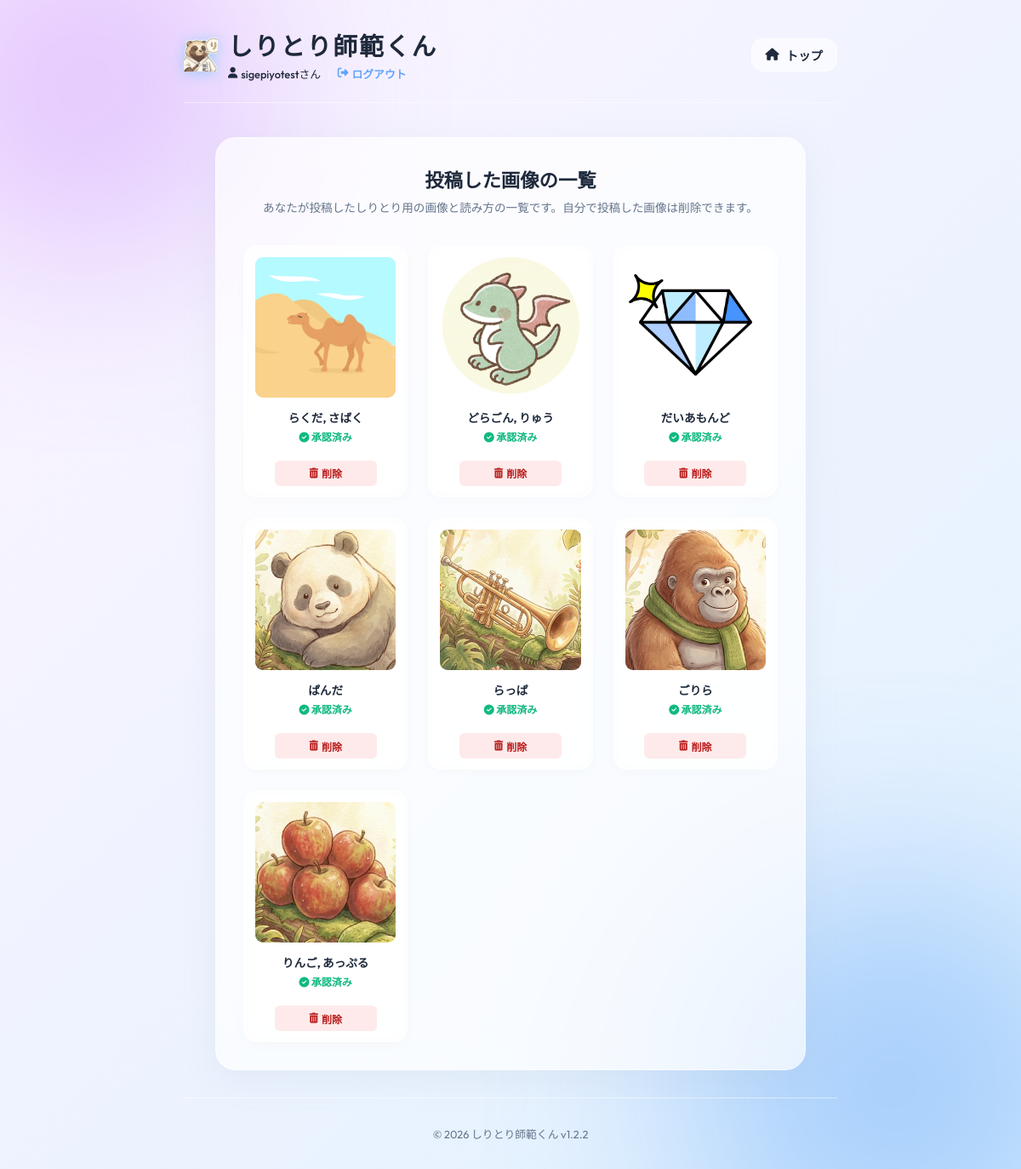
/shiritori/my-images/ (signed in), run on the app's committed database.
### shiritori_game/models.py (models this page shows, shortened)
class GameImage(models.Model):
    user = models.ForeignKey(
        User,
        on_delete=models.CASCADE,
        null=True,
        blank=True,
        related_name='uploaded_images',
        verbose_name='投稿ユーザー'
    )
    image = models.ImageField(
        upload_to='uploads/%Y/%m/%d/',
        verbose_name='画像ファイル'
    )
    is_approved = models.BooleanField(
        default=False,
        verbose_name='承認フラグ',
        help_text='管理者が承認するまでゲーム内には表示されません。'
    )
    created_at = models.DateTimeField(
        auto_now_add=True,
        verbose_name='登録日時'
    )
    updated_at = models.DateTimeField(
        auto_now=True,
        verbose_name='更新日時'
    )
    class Meta:
        verbose_name = 'ゲーム画像'
        verbose_name_plural = 'ゲーム画像一覧'
        ordering = ['-created_at']
    @property
    def readings_list(self):
        return [r.reading for r in self.readings.all()]

class ImageReading(models.Model):
    image = models.ForeignKey(
        GameImage,
        on_delete=models.CASCADE,
        related_name='readings',
        verbose_name='対象画像'
    )
    reading = models.CharField(
        max_length=100,
        validators=[hiragana_validator],
        verbose_name='読み方（ひらがな）',
        help_text='しりとり用の読み方をひらがなで入力してください（例: りんご）。'
    )
    created_at = models.DateTimeField(
        auto_now_add=True,
        verbose_name='登録日時'
    )
    class Meta:
        verbose_name = '画像の読み方'
        verbose_name_plural = '画像の読み方一覧'
        unique_together = ('image', 'reading')
        ordering = ['created_at']

### shiritori_game/views.py (the view)
# urls.py: path('my-images/', views.my_images, name='my_images'),
@login_required(login_url='shiritori_game:login')
def my_images(request):
    images = GameImage.objects.filter(user=request.user).prefetch_related('readings')
    return render(request, 'shiritori_game/my_images.html', {'images': images})

### shiritori_game/templates/shiritori_game/my_images.html (shortened to what this page needs)
{% load static %}
<!DOCTYPE html>
<html lang="ja">
<head>
    <link rel="stylesheet" href="https://cdnjs.cloudflare.com/ajax/libs/font-awesome/6.4.0/css/all.min.css">
    <link rel="stylesheet" href="{% static 'shiritori_game/css/style.css' %}">
</head>
<body>
    <div id="app-container" class="app-container" style="min-height: 100vh;">
        <div class="blob blob-1"></div>
        <div class="blob blob-2"></div>
        <header class="app-header">
            <div class="header-logo">
                <img src="{% static 'img/sihankun_100t.png' %}" alt="しりとり師範くんロゴ" class="logo-icon-img">
                <div class="logo-text-group">
                    <h1>しりとり師範くん</h1>
                    <div class="user-status">
                        {% if user.is_authenticated %}
                            <span class="user-name"><i class="fa-solid fa-user"></i> {{ user.username }}さん</span>
                            <span class="status-sep">|</span>
                            <a href="{% url 'shiritori_game:logout' %}" class="auth-link"><i class="fa-solid fa-right-from-bracket"></i> ログアウト</a>
                        {% endif %}
                    </div>
                </div>
            </div>
            <div>
                <a href="{% url 'shiritori_game:game_index' %}" class="btn btn-secondary" style="font-size: 0.9rem; padding: 0.5rem 1rem;"><i class="fa-solid fa-house"></i> トップ</a>
            </div>
        </header>
        <main class="game-main" style="margin-bottom: 2rem;">
            <div class="game-card menu-card" style="max-width: 100%; padding: 2rem;">
                <h2 style="font-size: 1.4rem; margin-bottom: 0.5rem; font-weight: 700; color: var(--text-primary);">
                    投稿した画像の一覧
                </h2>
                <p style="font-size: 0.85rem; color: var(--text-secondary); margin-bottom: 2rem; line-height: 1.6;">
                    あなたが投稿したしりとり用の画像と読み方の一覧です。自分で投稿した画像は削除できます。
                </p>
                {% if images %}
                    <div class="my-images-grid">
                        {% for img in images %}
                            <div class="my-image-item">
                                <img src="{{ img.image.url }}" alt="投稿画像">
                                <div class="my-image-info">
                                    <div class="my-image-readings" title="{{ img.readings_list|join:', ' }}">
                                        {{ img.readings_list|join:", " }}
                                    </div>
                                    <div class="my-image-status">
                                        {% if img.is_approved %}
                                            <span class="status-approved"><i class="fa-solid fa-circle-check"></i> 承認済み</span>
                                        {% else %}
                                            <span class="status-pending"><i class="fa-solid fa-circle-notch fa-spin"></i> 承認待ち</span>
                                        {% endif %}
                                    </div>
                                </div>
                                <form method="post" action="{% url 'shiritori_game:delete_image' img.id %}" onsubmit="return confirm('本当にこの画像を削除しますか？\n紐づいている読み方もすべて削除されます。');" style="width: 100%; display: flex; justify-content: center;">
                                    <button type="submit" class="btn btn-delete" style="padding: 0.4rem 0.8rem; font-size: 0.75rem; border-radius: 6px; cursor: pointer; display: flex; align-items: center; gap: 0.25rem; width: 100%; max-width: 120px; justify-content: center; border: none; font-weight: 600;">
                                        <i class="fa-solid fa-trash-can"></i> 削除
                                    </button>
                                </form>
                            </div>
                        {% endfor %}
                    </div>
                {% endif %}
            </div>
        </main>
        <footer class="app-footer">
            <p>&copy; 2026 しりとり師範くん <span id="app-version">v1.2.2</span></p>
        </footer>
    </div>
</body>
</html>

### data on the page
GameImage: image (picture), readings_list "らくだ, さばく", is_approved True (drawn)
GameImage: image (picture), readings_list "どらごん, りゅう", is_approved True (drawn)
GameImage: image (picture), readings_list "だいあもんど", is_approved True (drawn)
GameImage: image (picture), readings_list "ぱんだ", is_approved True (drawn)
GameImage: image (picture), readings_list "らっぱ", is_approved True (drawn)
GameImage: image (picture), readings_list "ごりら", is_approved True (drawn)
GameImage: image (picture), readings_list "りんご, あっぷる", is_approved True (drawn)

### other printed values
{{ user.username }} "sigepiyotest"
